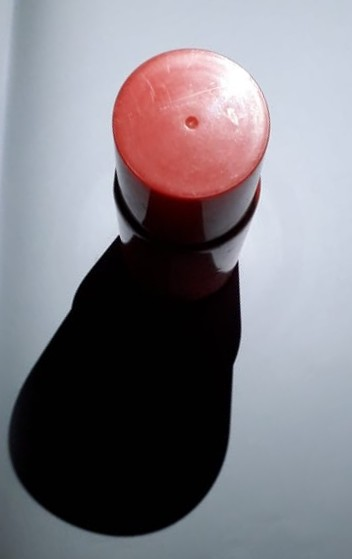
%> input picture ne.jpeg, 352 x 559 px
$ octave abishek_pai_code.m   (GNU Octave 9; MATLAB toolbox functions it lacks are replaced by stand-ins)
%> lines starting %> are read from the running program, lines starting %| are printed output that depends on the picture; in (x1, y1, x2, y2) boxes, pixels count from 0 and x2, y2 are one past the last pixel; in counts of white or black regions, pixels touching at a corner belong together; the program's own positions count from 1
% =========================================================================
% PROGRAM TO DETECT THE DIRECTION OF A SINGLE SOURCE OF LIGHT OF A NON BLACK
% OBJECT OF BRIGHTER COLOUR THAN THE BACKGROUND SETTING
% =========================================================================
% Code written and posted by Anirudh S Ayya, Abhishek Pai and Vishnu R
% Dixit, April 2020 for MATLAB release R2019b
% Requires the Image Processing Toolbox (IPT) because it demonstates some functions
% supplied by that toolbox

% TODO 12:35 AM
% Comments to explain code so far Done 1:51 AM
% Putting together code Done 12:48 AM
% Plotting the calculated centroid DONE 1:15 AM
% Weighted average for the number of pixels in each quadrant Done 1:09 AM
% Comments to explain weighted average Done 2:13 AM
% Opening an image with GUI Done 1:23 AM
% Testing Done 1:29 AM (It works for all images)
% Time pass Done 1:45
% Area ScalingDone 2:09 AM


% Clears all the variables present in the workspace before running
clear;
% Image name stored in a variable if the project is ever extrapolated to do
% more
imgName = uigetfile({'*.jpeg';});
%> the answer given: ne.jpeg
% Reading the image into a variable for processing
image=imread(imgName);
%> image is the input picture: size 559x352x3 uint8; mean R, G, B 126.2, 123.2, 130.2

% Converting the image into gray scale
% Reasons for this include
% Boundary detection functions/ region properties works only with images of
% one dimension
% It further needs to be converted to binary after applying a threshold for
% what counts as a shadow is this is easier from a grayscale image
% This threshold is implicitly done by imbinarize, and is sufficient for
% our requirements here
gray_image=rgb2gray(image);
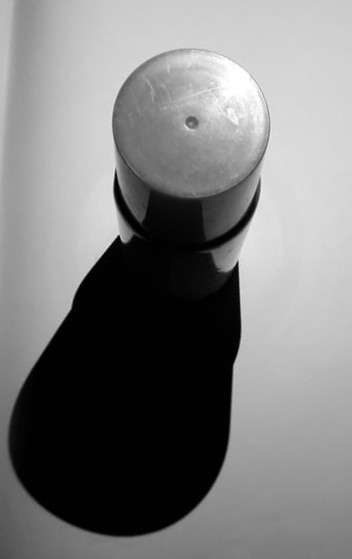
%> gray_image: size 559x352 uint8; min 0, max 255, mean 124.8
% Conversion of grayscale to binary with the built in threshold
binary_image=imbinarize(gray_image);
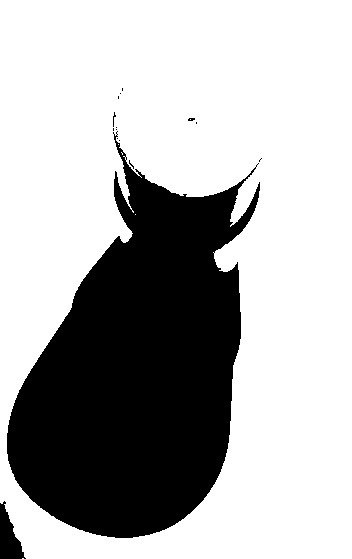
%> binary_image: size 559x352 logical; 69.3% white; 15 black regions (13 under 20 px), largest, box (x1, y1, x2, y2) and area: (7, 131, 260, 538) 59513, (0, 501, 26, 559) 817
% Obtaining dimensions of the object for object occupation percentage
% within the image
[rows, cols, channels] = size(binary_image);
%> rows = 559; cols = 352; channels = 1
area = rows * cols;
%> area = 196768
% Applying a threshold for what constitutes an object in the gray image
regPropInput = gray_image > 90 & gray_image < 165;
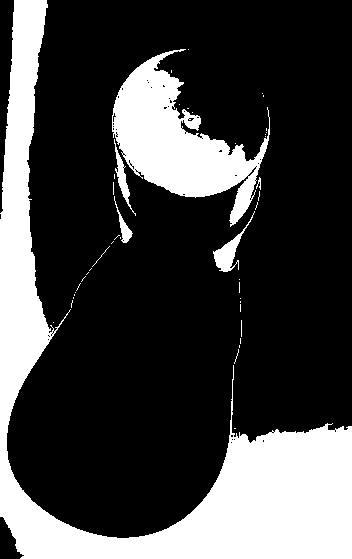
%> regPropInput: size 559x352 logical; 26.2% white; 45 white regions (38 under 20 px), largest, box (x1, y1, x2, y2) and area: (0, 0, 352, 559) 38700, (112, 49, 270, 227) 11508, (213, 211, 255, 272) 597
% Acquring the properties of the object which has been detected
stat = regionprops(regPropInput,'centroid','area');
%> stat = 45 regions; largest, Area and Centroid: 38700 [155.2 410.8], 11508 [178 142.3], 597 [229.1 253.6], 369 [123 178.5], 222 [124.5 228.5]
% Filtering out the boundaries emperically which do not pose sufficient
% importance
% Minimum fraction of the image that must be occupied by the object
areaMaxThreshold = 0.04
% Minimum size of the image required in terms of image area
objectErrorThreshold = 0.0675
% Applying threshold to remove unwanted closed figures and their centroids.
statNew = stat(abs([stat.Area] - objectErrorThreshold * area) < areaMaxThreshold * area);
%> statNew = 1 region; Area and Centroid: 11508 [178 142.3]

% Passing on the calculated centroids to the black pixel counting program
if (size(statNew) ~= 0)
    xCenter = statNew(1).Centroid(1);
%> xCenter = 178
    yCenter = statNew(1).Centroid(2);
%> yCenter = 142.3
% Approximate estimate in case of filter failure
else
    yCenter = floor(rows/2);
    xCenter = floor(cols/2);
end

% Column one is the starting of the image from the left
col1 = 1;
% Column two is the column where the left section of the image ends
% This column represents the apparents centroid of the image under
% consideration; this is done to maintain equal number of pixels of the
% object under observation
col2 = xCenter;
%> col2 = 178
% Column three is the starting for the right portion of the image
col3 = col2 + 1;
%> col3 = 179
% Similar explanation is applicable for the rows in the image
row1 = 1;
row2 = yCenter;
%> row2 = 142.3
row3 = row2 + 1;
%> row3 = 143.3

% Segregating out the 4 portions of the image using the boundaries as
% defined above to observe the number of pixels of shadow within each
% portion of the image
upperleft = imcrop(binary_image, [col1 row1 col2 row2]);
%> upperleft: size 143x179 logical; 99.8% white; black in thin lines or dots, all inside (x1, y1, x2, y2) = (113, 88, 123, 143)
upperright = imcrop(binary_image, [col3 row1 cols - col2 row2]);
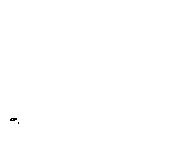
%> upperright: size 143x174 logical; 99.9% white; black in thin lines or dots, all inside (x1, y1, x2, y2) = (10, 118, 19, 124)
lowerleft = imcrop(binary_image, [col1 row3 col2 row2]);
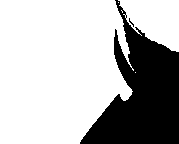
%> lowerleft: size 144x179 logical; 72% white; 2 black regions (1 under 20 px), largest, box (x1, y1, x2, y2) and area: (80, 0, 179, 144) 7212
lowerright = imcrop(binary_image, [col3 row3 cols - col2 rows - row2]);
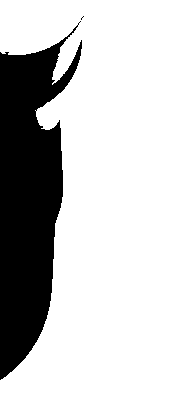
%> lowerright: size 417x174 logical; 76.7% white; 2 black regions (1 under 20 px), largest, box (x1, y1, x2, y2) and area: (0, 21, 82, 380) 16894

% Plotting the 4 portions of the image for a visual estimate
subplot(2,3,1);
imshow(upperleft);
subplot(2,3,2);
imshow(upperright);
subplot(2,3,4);
imshow(lowerleft);
subplot(2,3,5);
imshow(lowerright);
subplot(2, 3, 3);% disp(ctr1-ctr2);
% The original black and white image with only the shadow and the object
% Further, the loop overlays all the centroids as calculated by regionprops
% This will be seen in the image on the right
imshow(regPropInput); hold on;
for x = 1: numel(statNew)
    % bx here stands for the fact that Blue X marks will be used to make
    % marks on the image
    plot(statNew(x).Centroid(1),statNew(x).Centroid(2),'bx');
end
%> this loop made 1 pass
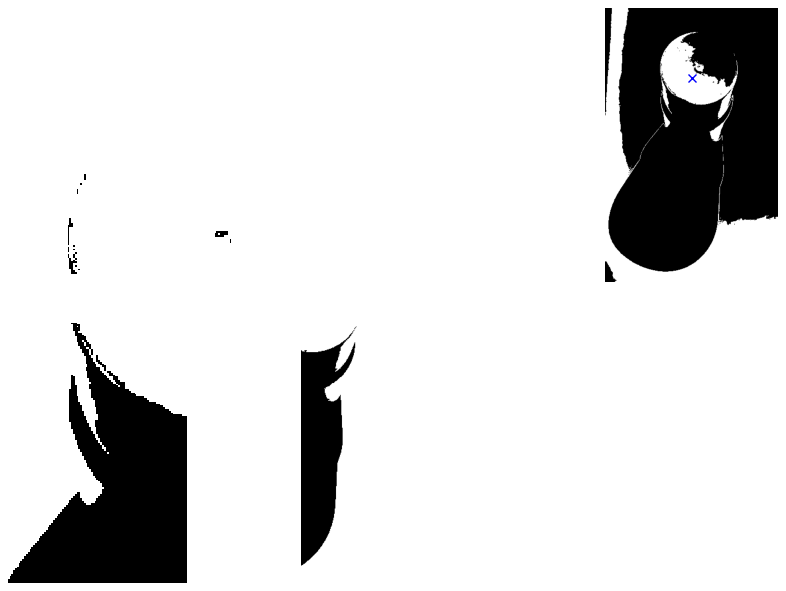
%> figure redrawn from the program's plot data, 5 panels

% Counting the number of black pixels in each portion
% Can be generalised with a loop over each portion
ctr1 = sum(upperleft(:) == 0);
%> ctr1 = 57
ctr2 = sum(upperright(:) == 0);
%> ctr2 = 19
ctr3 = sum(lowerleft(:) == 0);
%> ctr3 = 7225
ctr4 = sum(lowerright(:) == 0);
%> ctr4 = 16898
% disp(ctr1+ctr2+ctr3+ctr4);


%if(ctr1 <= ctr2+5000 or ctr1 <= ctr2-5000 or ctr1 >= ctr2+5000 or ctr1 >= ctr2-5000)
disp("Estimate #1 for the direction of the source of light ");
if(abs(ctr1-ctr2) <=8500)
    disp("Source is at south direct ion");
elseif (abs(ctr1 -ctr2) >8500)
    disp("Source is at south-east direction");
elseif (abs(ctr2 -ctr1) >8500)
    disp("Source is at south-west direction");

elseif(abs(ctr2-ctr3) <=8500)
    disp("Source is at west direction");
elseif (abs(ctr3 -ctr2) >8500)
    disp("Source is at north-east direction");
elseif (abs(ctr2 -ctr3) >8500)
    disp("Source is at south-east direction");

elseif(abs(ctr3-ctr4) <=8500)
    disp("Source is at north direction");
elseif (abs(ctr3 -ctr4) >8500)
    disp("Source is at north-east direction");
elseif (abs(ctr4 -ctr3) >8500)
    disp("Source is at north-west direction");

elseif(abs(ctr1-ctr4) <=8500)
    disp("Source is at east direction");
elseif (abs(ctr1 -ctr4) >8500)
    disp("Source is at south-east direction");
elseif (abs(ctr4 -ctr1) >8500)
    disp("Source is at north-east direction");

elseif(abs(ctr1-ctr2)<=600||abs(ctr2-ctr3)<=600||abs(ctr3-ctr4)<=600||abs(ctr1-ctr4)<=600)
    disp("Source is at top");
end


disp(" ");
% Estimate 2 for the angle using weights
% This estimate will work only if there is only a single light source.
noOfParts = 4;
% The center angle for each part is calculated here
angles = [0:noOfParts-1];
anglePerPart = 360/noOfParts;
angles = angles * anglePerPart + anglePerPart/2;

% BlackCount is the counter variables with the first n/2 in reverse order
% and the rest in order
% This is done as angles are measured anti-clockwise but image portions are
% taken in a clockwise fashion
% The final result is a weighted average of the central angles of each
% portion
% The weights for each portion are the number of black pixels of that
% portion
blackCount = [ctr2, ctr1, ctr3, ctr4];
%> blackCount = [19 57 7225 16898]
blackPixelSum = sum(blackCount);
%> blackPixelSum = 24199
disp("Estimate #2");
blackFraction = zeros(1, noOfParts);
for portionNo = 1:noOfParts
    blackFraction(portionNo) = blackCount(portionNo)/blackPixelSum;
end
%> after the loop, blackFraction = [0.000785 0.00236 0.299 0.698]
result = blackFraction.*angles;
%> result = [0.0353 0.318 67.18 220]
result = sum(result);
%> result = 287.5

% If the answer is close to 180, it means that the weights are equal and
% the light isn't coming from any direction in particular, or it is from
% the right.
disp("The shadow is at ");
disp(result);
%| 287.49
disp(" degrees");
disp(" ");

% The lightsource is directly to the opposite of the shadow
lightSource = mod((180 + result),360);
%> lightSource = 107.5
disp("Therefore, the light is at ");
disp(lightSource);
%| 107.49
disp(" degrees");


minBlack = 1000
if (abs(result - 180) < 15)
    if(ctr2 > minBlack & ctr4 > minBlack)
        disp("Light might be coming from the top");
    end
end

$ run again, on s.jpeg
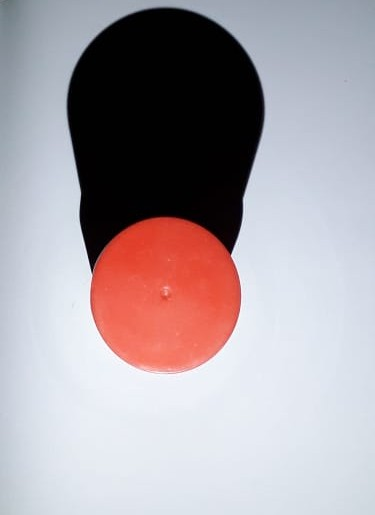
%> input picture s.jpeg, 375 x 515 px
%> image is the input picture: size 515x375x3 uint8; mean R, G, B 169.6, 160.6, 166.2
%> binary_image: size 515x375 logical; 80.1% white; 9 black regions (8 under 20 px), largest, box (x1, y1, x2, y2) and area: (67, 7, 265, 274) 38367
%> `regPropInput = gray_image > 90 & gray_image < 165;`:
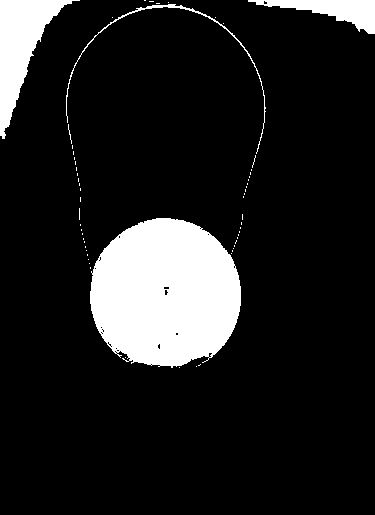
%> regPropInput: size 515x375 logical; 12.7% white; 59 white regions (54 under 20 px), largest, box (x1, y1, x2, y2) and area: (90, 218, 241, 368) 17775, (0, 0, 80, 139) 4166, (248, 0, 375, 34) 1819, (66, 4, 266, 154) 595, (68, 124, 72, 144) 21
%> stat = 59 regions; largest, Area and Centroid: 17775 [166 294], 4166 [20.8 46.7], 1819 [334.8 10.7], 595 [172.7 45.8], 21 [70.4 134.5]
%> statNew = 1 region; Area and Centroid: 17775 [166 294]
%> xCenter = 166
%> yCenter = 294
%> col2 = 166
%> col3 = 167
%> row2 = 294
%> row3 = 295
%> upperleft: size 295x167 logical; 59.5% white; 2 black regions (1 under 20 px), largest, box (x1, y1, x2, y2) and area: (67, 7, 167, 274) 19942
%> `upperright = imcrop(binary_image, [col3 row1 cols - col2 row2]);`:
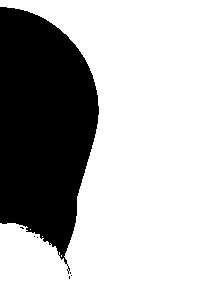
%> upperright: size 295x209 logical; 69.7% white; 7 black regions (6 under 20 px), largest, box (x1, y1, x2, y2) and area: (0, 7, 99, 274) 18641
%> lowerleft: size 221x167 logical; every value is 1
%> lowerright: size 221x209 logical; 100% white; black in thin lines or dots, all inside (x1, y1, x2, y2) = (73, 15, 74, 16)
%> the loop `for x = 1: numel(statNew)` made 1 pass
%> ctr1 = 19944
%> ctr2 = 18654
%> ctr3 = 0
%> ctr4 = 1
%> blackCount = [18654 19944 0 1]
%> blackPixelSum = 38599
%> after the loop `for portionNo = 1:noOfParts`: blackFraction = [0.483 0.517 0 2.59e-05]
%> `result = blackFraction.*angles;`: result = [21.75 69.75 0 0.00816]
%> `result = sum(result);`: result = 91.51
%| 91.510
%> lightSource = 271.5
%| 271.51

$ run again, on se.jpeg
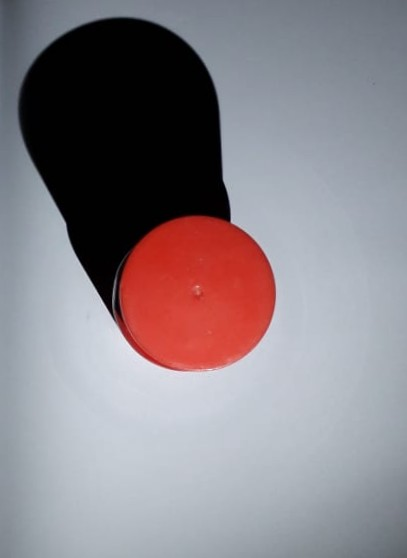
%> input picture se.jpeg, 407 x 558 px
%> image is the input picture: size 558x407x3 uint8; mean R, G, B 138.3, 131.1, 137.2
%> `binary_image=imbinarize(gray_image);`:
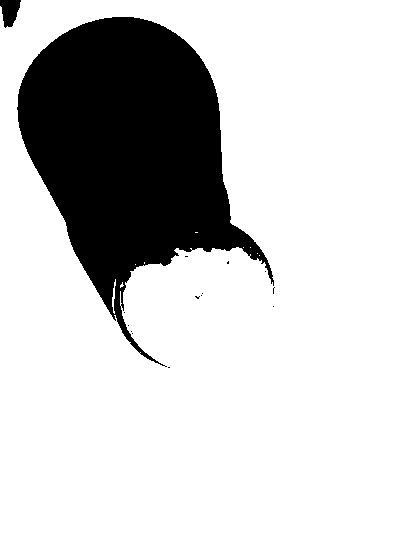
%> binary_image: size 558x407 logical; 80.5% white; 15 black regions (13 under 20 px), largest, box (x1, y1, x2, y2) and area: (17, 17, 274, 367) 43891, (0, 0, 21, 28) 403
%> regPropInput: size 558x407 logical; 35.1% white; 37 white regions (30 under 20 px), largest, box (x1, y1, x2, y2) and area: (0, 0, 407, 558) 53892, (114, 221, 276, 371) 13773, (196, 390, 407, 558) 11834
%> stat = 37 regions; largest, Area and Centroid: 53892 [214.7 138.6], 13773 [200.5 312.7], 11834 [345.9 514.8], 59 [114.4 296.3], 28 [84.8 270.5]
%> statNew = 2 regions; Area and Centroid: 13773 [200.5 312.7], 11834 [345.9 514.8]
%> xCenter = 200.5
%> yCenter = 312.7
%> col2 = 200.5
%> col3 = 201.5
%> row2 = 312.7
%> row3 = 313.7
%> upperleft: size 314x202 logical; 37.8% white; 7 white regions (4 under 20 px), largest, box (x1, y1, x2, y2) and area: (0, 0, 202, 314) 19734, (120, 248, 202, 314) 4146, (112, 279, 116, 314) 62
%> upperright: size 314x206 logical; 92.7% white; 7 black regions (6 under 20 px), largest, box (x1, y1, x2, y2) and area: (0, 59, 73, 286) 4691
%> `lowerleft = imcrop(binary_image, [col1 row3 col2 row2]);`:
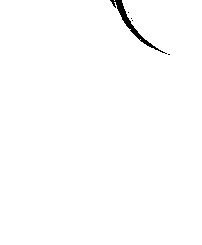
%> lowerleft: size 245x202 logical; 99.3% white; 5 black regions (4 under 20 px), largest, box (x1, y1, x2, y2) and area: (110, 0, 167, 54) 348
%> lowerright: size 245x206 logical; every value is 1
%> the loop `for x = 1: numel(statNew)` made 2 passes
%> ctr1 = 39468
%> ctr2 = 4707
%> ctr3 = 353
%> ctr4 = 0
%> blackCount = [4707 39468 353 0]
%> blackPixelSum = 44528
%> after the loop `for portionNo = 1:noOfParts`: blackFraction = [0.106 0.886 0.00793 0]
%> `result = blackFraction.*angles;`: result = [4.76 119.7 1.78 0]
%> `result = sum(result);`: result = 126.2
%| 126.20
%> lightSource = 306.2
%| 306.20

$ run again, on sw.jpeg
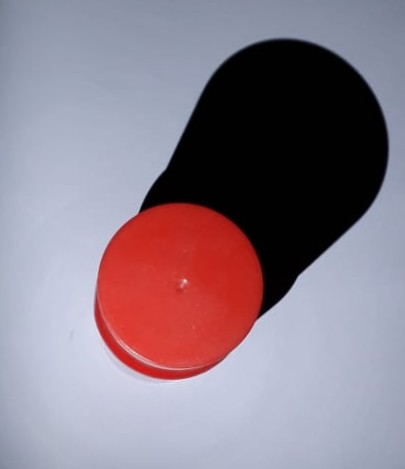
%> input picture sw.jpeg, 405 x 469 px
%> image is the input picture: size 469x405x3 uint8; mean R, G, B 140.1, 125.8, 138.4
%> binary_image: size 469x405 logical; 73.3% white; 8 black regions (6 under 20 px), largest, box (x1, y1, x2, y2) and area: (95, 38, 389, 379) 50635, (174, 281, 184, 294) 73
%> regPropInput: size 469x405 logical; 26.2% white; 27 white regions (22 under 20 px), largest, box (x1, y1, x2, y2) and area: (0, 0, 405, 285) 34008, (94, 212, 293, 380) 13182, (344, 402, 405, 469) 1286, (0, 405, 40, 469) 1151, (121, 231, 130, 240) 42
%> stat = 27 regions; largest, Area and Centroid: 34008 [201.9 53.8], 13182 [163.8 312], 1286 [389.2 451.2], 1151 [13.6 449.8], 42 [125.6 236.6]
%> statNew = 1 region; Area and Centroid: 13182 [163.8 312]
%> xCenter = 163.8
%> yCenter = 312
%> col2 = 163.8
%> col3 = 164.8
%> row2 = 312
%> row3 = 313
%> upperleft: size 313x165 logical; 93.4% white; 3 black regions (1 under 20 px), largest, box (x1, y1, x2, y2) and area: (99, 171, 165, 273) 3335, (95, 297, 101, 313) 48
%> upperright: size 313x241 logical; 40.1% white; 5 white regions (3 under 20 px), largest, box (x1, y1, x2, y2) and area: (0, 0, 241, 313) 28866, (0, 270, 52, 313) 1394
%> lowerleft: size 157x165 logical; 96.9% white; 1 black region, box (x1, y1, x2, y2) and area: (95, 0, 165, 67) 802
%> `lowerright = imcrop(binary_image, [col3 row3 cols - col2 rows - row2]);`:
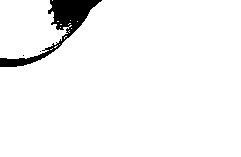
%> lowerright: size 157x241 logical; 95.9% white; 3 black regions (2 under 20 px), largest, box (x1, y1, x2, y2) and area: (0, 0, 102, 67) 1533
%> the loop `for x = 1: numel(statNew)` made 1 pass
%> ctr1 = 3388
%> ctr2 = 45164
%> ctr3 = 802
%> ctr4 = 1535
%> blackCount = [45164 3388 802 1535]
%> blackPixelSum = 50889
%> after the loop `for portionNo = 1:noOfParts`: blackFraction = [0.888 0.0666 0.0158 0.0302]
%> `result = blackFraction.*angles;`: result = [39.94 8.99 3.55 9.5]
%> `result = sum(result);`: result = 61.97
%| 61.973
%> lightSource = 242
%| 241.97
